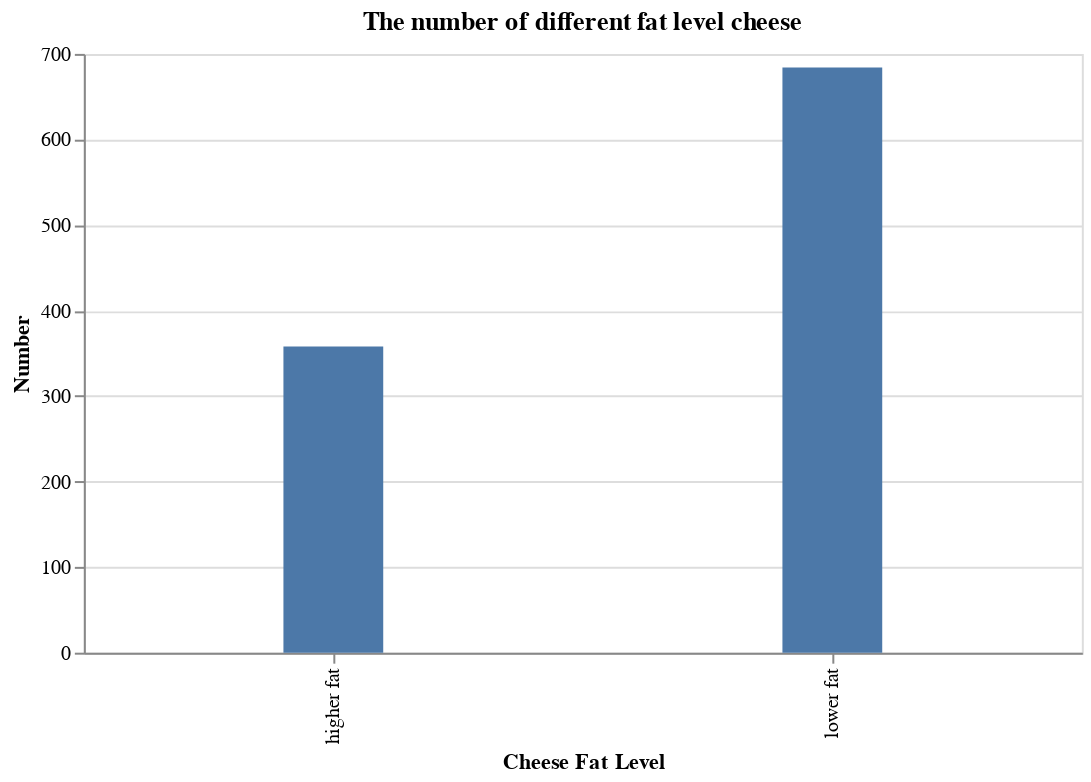

Notebook source saved alongside this figure:
### Markdown cell above
Let's do some visualization of the cheese data before building the model. First, we will like to see the number of the different fat level cheese.

### Code cell
# Use altair to generate a bar plot
fat_count_plot = (
    alt.Chart(cheese, width=500, height=300)
    .mark_bar(size=50)
    .encode(
        x=alt.X("FatLevel:N", title="Cheese Fat Level"),
        y=alt.Y("count():Q", title="Number"),
    )
    .properties(title="The number of different fat level cheese")
)
fat_count_plot

### Figure 1 — Vega-Lite specification as saved in the notebook (floating-point values rounded to 4 significant figures; data arrays with more than 128 entries replaced by an {"elided": "..."} marker saying what was removed)
{"config": {"view": {"continuousWidth": 400, "continuousHeight": 300}}, "data": {"name": "data-9e1ead429797596045ea8f1ed08573dc"}, "mark": {"type": "bar", "size": 50}, "encoding": {"x": {"type": "nominal", "field": "FatLevel", "title": "Cheese Fat Level"}, "y": {"type": "quantitative", "aggregate": "count", "title": "Number"}}, "height": 300, "title": "The number of different fat level cheese", "width": 500, "$schema": "https://vega.github.io/schema/vega-lite/v4.8.1.json", "datasets": {"data-9e1ead429797596045ea8f1ed08573dc": {"elided": "1042 records"}}}
